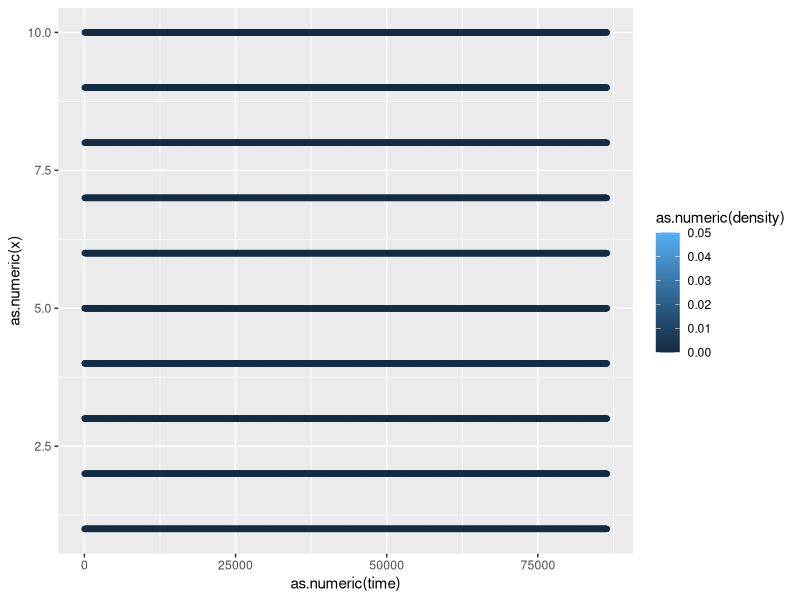
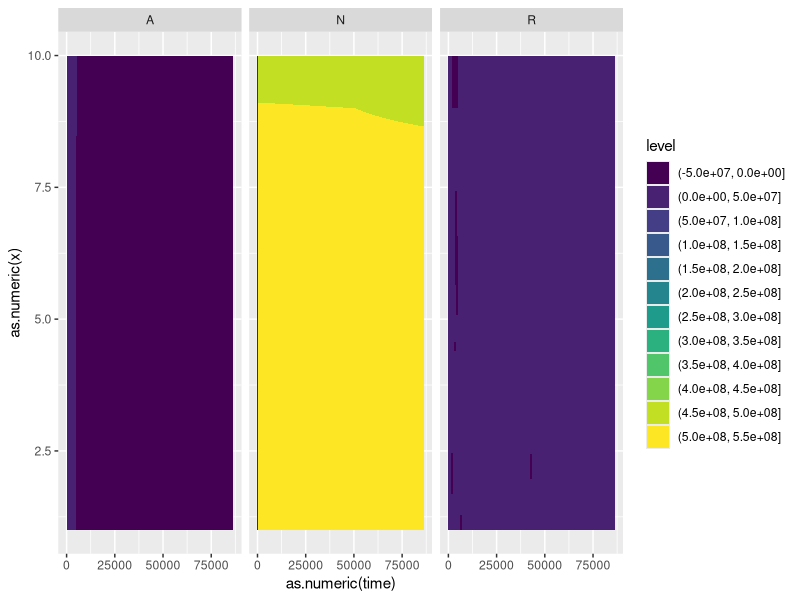
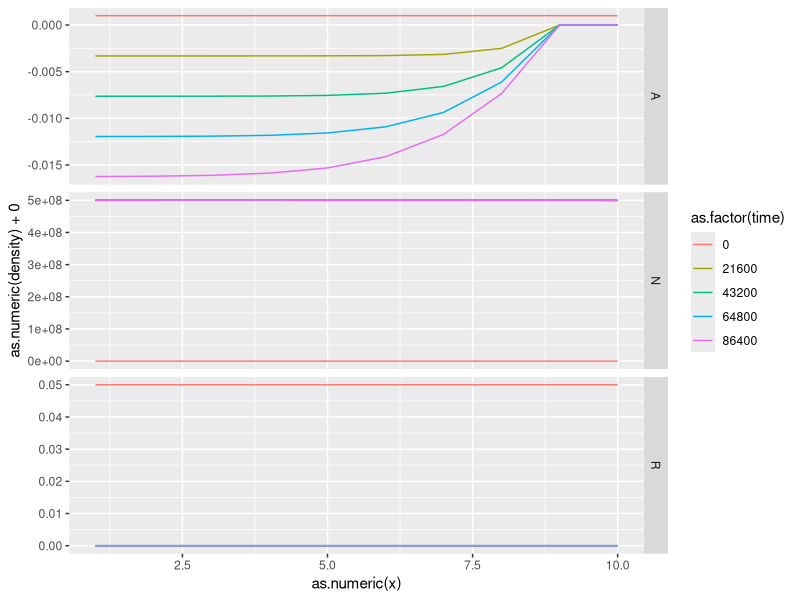

Write the R code that produced these figures, in order.
library(deSolve)
library(ggplot2)

#Define function to calculate derivatives
derivs <- function(time, y, parms, nx, r_mid, r_end, dx, disp_dx) {
  with(as.list(parms), {
    N <- y[1:nx]
    P <- y[(nx+1):(2*nx)]
    R <- y[(2*nx+1):(3*nx)]
    A <- y[(3*nx+1):(4*nx)]
    
    #Calculate diffusion & migration (zero gradient at boundaries)
    #TODO fix by r_end, rr and dr into flux
    flux_N <- -diff(r_end * -D_N * diff(c(N[1], N, N[nx]))/disp_dx)/r_mid/dx -
      chi*N*diff(diff(c(A[1], A, A[nx]))/disp_dx)/r_mid/dx
    flux_P <- -diff(r_end * -D_P * diff(c(P[1], P, P[nx]))/disp_dx)/r_mid/dx
    flux_R <- -diff(r_end * -D_R * diff(c(R[1], R, R[nx]))/disp_dx)/r_mid/dx
    flux_A <- -diff(r_end * -D_A * diff(c(A[1], A, A[nx]))/disp_dx)/r_mid/dx
    
    #Calculate growth and death
    grow_N <- c_R*yield*R/(R+k_R)*N - i*N*P
    grow_P <- i*(b-1)*N*P
    
    #Calculate consumption
    cons_R <- c_R*R/(R+k_R)*N
    cons_A <- c_A*A/(A+k_A)*N
    
    #Change = diffusion&migration + growth&death + consumption
    dN <- flux_N + grow_N
    dP <- flux_P + grow_P
    dR <- flux_R - cons_R
    dA <- flux_A - cons_A
    
    return(list(c(dN, dP, dR, dA)))
  })
}
    
#Calculate physical dimensions
radius <- 45000                      #um
nx <- 10                           #concentric circles
dx <- radius/nx                     #thickness of each circle
r_mid <- seq(dx/2,by = dx,len = nx) #distance from center to ea mid-layer
r_end <- seq(0,by = dx,len = nx+1)  #distance from center to end of each layer
disp_dx <- dx                        #dispersion distances

res_scale <- 1

#Define parameters
parms <- c(D_N = 50, D_P = 0, D_R = 800, D_A = 800,
           chi = 0*300,
           c_A = res_scale*4*10**-16, c_R = res_scale*8*10**-11,
           yield = 1*10**10/res_scale,
           k_R = res_scale*5*10**-5, k_A = res_scale*1*10**-6,
           i = 0*10**-12, b = 0*50)

#Define init conditions (NPRA)
y_init <- matrix(c(rep(.5, 3), rep(0, nx-3),
                   rep(0, nx),
                   rep(0.05, nx),
                   #c(rep(0.5, 5), rep(0, nx-5)),
                   rep(1*10**-3, nx)),
                 ncol = 4)

#Define times (in seconds)
times = seq(from = 0, to = 24*60*60, by = 60)
#to = 24*60*60, by = 5*60)

#Run model
yout <- ode.1D(y = y_init, times = times,
               func = derivs, parms = parms,
               nspec = 4, names = c("N", "P", "R", "A"),
               nx = nx, dx=dx, r_mid = r_mid, r_end = r_end, 
               disp_dx = disp_dx)
yout_df <- as.data.frame(yout)

#Reorganize
colnames(yout_df)[2:ncol(yout_df)] <- 
  c(paste(rep("N", nx), 1:nx, sep = "_"), 
    paste(rep("P", nx), 1:nx, sep = "_"),
    paste(rep("R", nx), 1:nx, sep = "_"),
    paste(rep("A", nx), 1:nx, sep = "_"))

yout_lng <- as.data.frame(tidyr::pivot_longer(yout_df, cols = -time,
                                              names_to = c("pop", "x"),
                                              names_sep = "_",
                                              values_to = "density"))


ggplot(data = yout_lng[yout_lng$pop == "R", ], 
       aes(x = as.numeric(time), 
           y = as.numeric(x), 
           color = as.numeric(density))) +
           #color = log10(as.numeric(ifelse(density>0, density, 0)+10)))) +
  #geom_contour_filled() +
  geom_point() +
  #geom_line(aes(group = x)) +
  #facet_grid(~pop) +
  #scale_color_continuous(name = "dens") +
  NULL

ggplot(data = yout_lng[yout_lng$pop %in% c("R", "N", "A"), ], 
       aes(x = as.numeric(time), 
           y = as.numeric(x), 
           z = as.numeric(density))) +
  #color = log10(as.numeric(ifelse(density>0, density, 0)+10)))) +
  geom_contour_filled() +
  #geom_line(aes(group = x)) +
  facet_grid(~pop) +
  #scale_color_continuous(name = "dens") +
  NULL

ggplot(data = yout_lng[yout_lng$time %in% summary(yout_lng$time) &
                         yout_lng$pop %in% c("R", "N", "A"), ],
       aes(x = as.numeric(x), y = as.numeric(density)+0)) +
  facet_grid(pop ~ ., scales = "free") +
  geom_line(aes(color = as.factor(time))) +
  #scale_y_continuous(trans = "log10") +
  #xlim(NA, 60) +
  #geom_hline(yintercept = 10, lty = 2) +
  NULL
